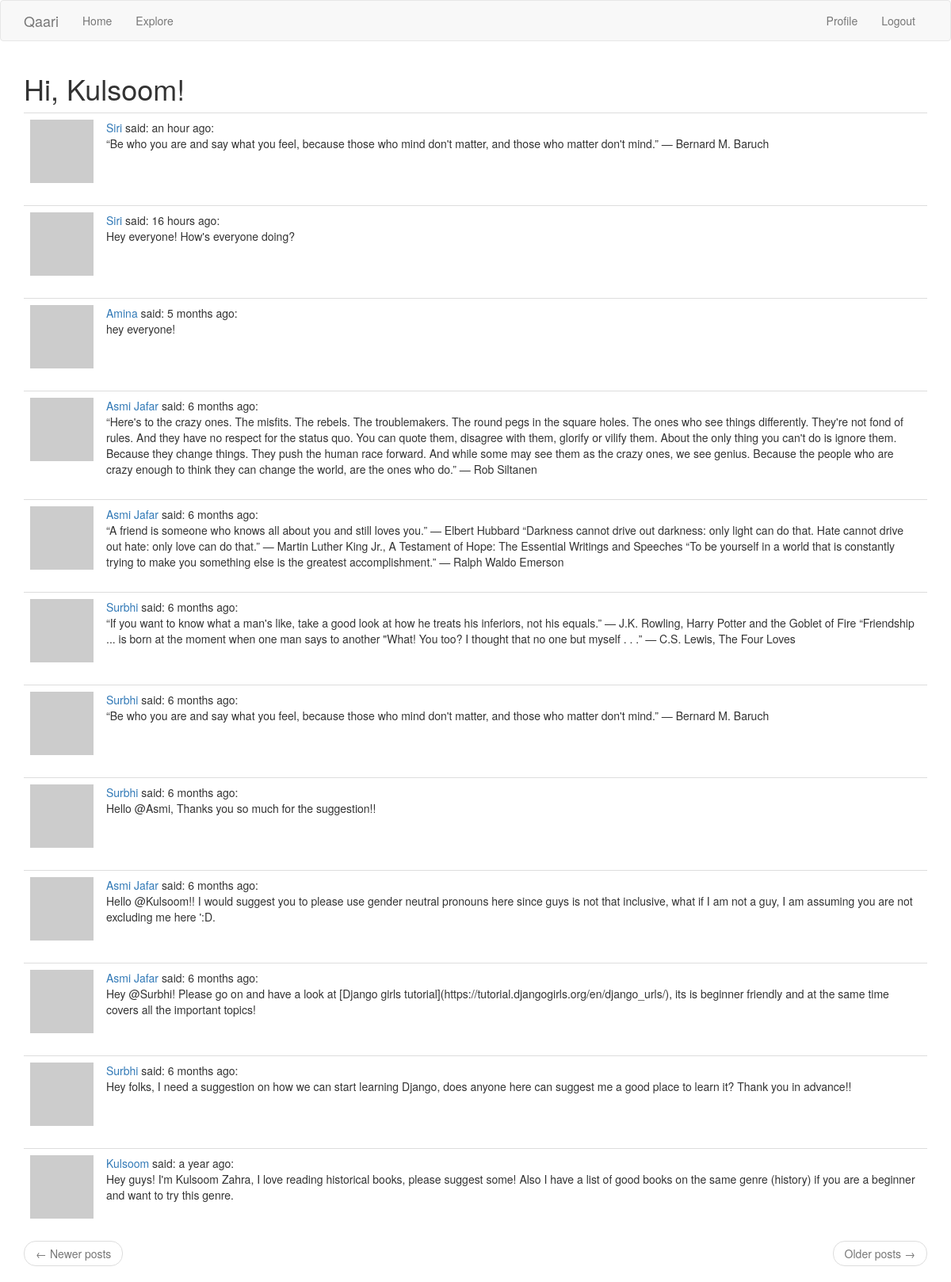
Page /explore (signed in) on the committed database.
### app/models.py (models this page shows, shortened)
class User(UserMixin, db.Model):
    id = db.Column(db.Integer, primary_key=True)
    username = db.Column(db.String(64), index=True, unique=True)
    email = db.Column(db.String(120), index=True, unique=True)
    password_hash = db.Column(db.String(128))
    about_me = db.Column(db.String(140))
    last_seem = db.Column(db.DateTime, default=datetime.utcnow)
    posts = db.relationship('Post', backref='author', lazy='dynamic')
    followed = db.relationship(
        'User', secondary=followers,
        primaryjoin=(followers.c.follower_id == id),
        secondaryjoin=(followers.c.followed_id == id),
        backref=db.backref('followers', lazy='dynamic'), lazy='dynamic')
    def avatar(self, size):
        digest = md5(self.email.lower().encode('utf-8')).hexdigest()
        return 'https://www.gravatar.com/avatar/{}?d=identicon&s={}'.format(
            digest, size)

class Post(db.Model):
    id = db.Column(db.Integer, primary_key=True)
    body = db.Column(db.String(140))
    timestamp = db.Column(db.DateTime, index=True, default=datetime.utcnow)
    user_id = db.Column(db.Integer, db.ForeignKey('user.id'))

### app/main/routes.py (the view)
@bp.route('/explore')
@login_required
def explore():
    page = request.args.get('page', 1, type=int)
    posts = Post.query.order_by(Post.timestamp.desc()).paginate(
        page, current_app.config['POSTS_PER_PAGE'], False)
    next_url = url_for('main.explore', page=posts.next_num) \
        if posts.has_next else None
    prev_url = url_for('main.explore', page=posts.prev_num) \
        if posts.has_prev else None
    return render_template('index.html', title=('Explore'),
                           posts=posts.items, next_url=next_url,
                           prev_url=prev_url)

### app/main/routes.py (called while the page is built)
@bp.before_app_request
def before_request():
    if current_user.is_authenticated:
        current_user.last_seen = datetime.utcnow()
        db.session.commit()

### app/models.py (called while the page is built)
@login.user_loader
def load_user(id):
    return User.query.get(int(id))

### app/templates/index.html (shortened to what this page needs)
{% extends "base.html" %}
{% import 'bootstrap/wtf.html' as wtf %}
{% block app_content %}
    <h1>Hi, {{ current_user.username }}!</h1>
    {% for post in posts %}
        {% include '_post.html' %}
    {% endfor %}
    <nav aria-label="...">
        <ul class="pager">
            <li class="previous{% if not prev_url %} disabled{% endif %}">
                <a href="{{ prev_url or '#' }}">
                    <span aria-hidden="true">&larr;</span> Newer posts
                </a>
            </li>
            <li class="next{% if not next_url %} disabled{% endif %}">
                <a href="{{ next_url or '#' }}">
                    Older posts <span aria-hidden="true">&rarr;</span>
                </a>
            </li>
        </ul>
    </nav>
{% endblock %}

### app/templates/_post.html
    <table class="table table-hover">
        <tr>
            <td width="70px">
                <a href="{{ url_for('main.user', username=post.author.username) }}">
                    <img src="{{ post.author.avatar(70) }}" />
                </a>
            </td>
            <td>
                <a href="{{ url_for('main.user', username=post.author.username) }}">
                    {{ post.author.username }}
                </a>
                said: {{ moment(post.timestamp).fromNow() }}:
                <br>
                <span id="post{{ post.id }}">{{ post.body }}</span>
            </td>
        </tr>
    </table>

### rows in the picture
User: username "Kulsoom"
Post: author.username "Siri", timestamp "an hour ago", body "“Be who you are and say what you feel, because those who mind don't matter, and those who matter don't mind.” ― Bernard M. Baruch"
Post: author.username "Siri", timestamp "16 hours ago", body "Hey everyone! How's everyone doing?"
Post: author.username "Amina", timestamp "5 months ago", body "hey everyone!"
Post: author.username "Asmi Jafar", timestamp "6 months ago", body "“Here's to the crazy ones. The misfits. The rebels. The troublemakers. The round pegs in the square holes. The ones who see things differently. They're not fond of rules. And they have no respect for the status quo. You can quote them, disagree with them, glorify or vilify them. About the only thing you can't do is ignore them. Because they change things. They push the human race forward. And while some may see them as the crazy ones, we see genius. Because the people who are crazy enough to think they can change the world, are the ones who do.” ― Rob Siltanen"
Post: author.username "Asmi Jafar", timestamp "6 months ago", body "“A friend is someone who knows all about you and still loves you.” ― Elbert Hubbard “Darkness cannot drive out darkness: only light can do that. Hate cannot drive out hate: only love can do that.” ― Martin Luther King Jr., A Testament of Hope: The Essential Writings and Speeches “To be yourself in a world that is constantly trying to make you something else is the greatest accomplishment.” ― Ralph Waldo Emerson"
Post: author.username "Surbhi", timestamp "6 months ago", body "“If you want to know what a man's like, take a good look at how he treats his inferiors, not his equals.” ― J.K. Rowling, Harry Potter and the Goblet of Fire “Friendship ... is born at the moment when one man says to another \"What! You too? I thought that no one but myself . . .” ― C.S. Lewis, The Four Loves"
Post: author.username "Surbhi", timestamp "6 months ago", body "“Be who you are and say what you feel, because those who mind don't matter, and those who matter don't mind.” ― Bernard M. Baruch"
Post: author.username "Surbhi", timestamp "6 months ago", body "Hello @Asmi, Thanks you so much for the suggestion!!"
Post: author.username "Asmi Jafar", timestamp "6 months ago", body "Hello @Kulsoom!! I would suggest you to please use gender neutral pronouns here since guys is not that inclusive, what if I am not a guy, I am assuming you are not excluding me here ':D."
Post: author.username "Asmi Jafar", timestamp "6 months ago", body "Hey @Surbhi! Please go on and have a look at [Django girls tutorial](https://tutorial.djangogirls.org/en/django_urls/), its is beginner friendly and at the same time covers all the important topics!"
Post: author.username "Surbhi", timestamp "6 months ago", body "Hey folks, I need a suggestion on how we can start learning Django, does anyone here can suggest me a good place to learn it? Thank you in advance!!"
Post: author.username "Kulsoom", timestamp "a year ago", body "Hey guys! I'm Kulsoom Zahra, I love reading historical books, please suggest some! Also I have a list of good books on the same genre (history) if you are a beginner and want to try this genre."
